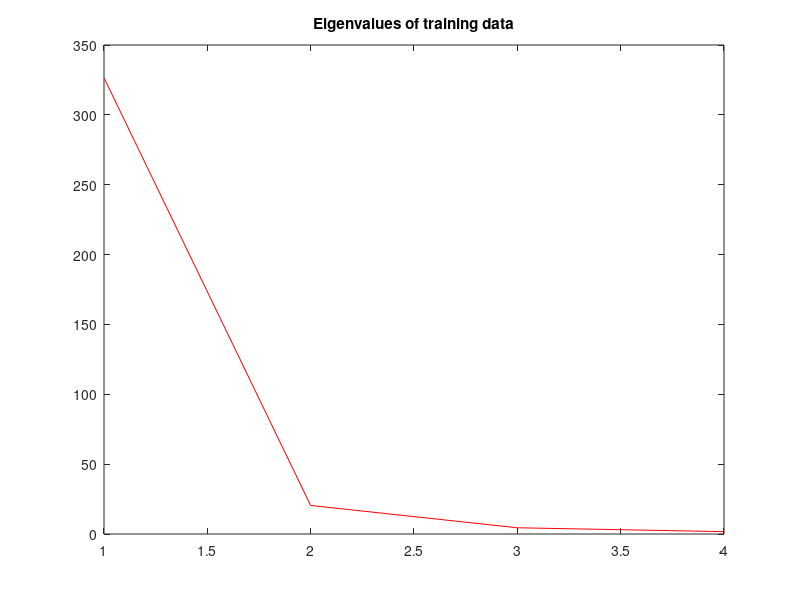

Write MATLAB code to recreate this figure.
training_data = 80;                  
test_data = 150-training_data;

load iris.mat;

ind=randperm(150);
train_iris = data(:,ind(1:training_data));
gnd_train_iris=classes(ind(1:training_data));

test_iris = data(:,ind(training_data+1:end));
gnd_test_iris=classes(ind(training_data+1:end));

Avg =  mean(train_iris,2);

W=train_iris-repmat(Avg,[1 training_data]); 

M=W*W';

[V,D]=eigs(M,size(M,2));

plot(diag(D),'r')
title('Eigenvalues of training data')

U=V./repmat(sqrt(sum(V.^2,1)),[size(V,1) 1]);

coefs=U(:,1)'*W;

  
confmat=zeros(3 );
        
for i=1:test_data
    T=test_iris(:,i);
    coef=U'*(T-Avg);
    dists=sum((coefs-repmat(coef(1:1),[1 80])).^2,1);
    [~,minind]=min(dists);
    trueclass=gnd_test_iris(i);
    estclass=gnd_train_iris(minind);
    confmat(trueclass,estclass)=confmat(trueclass,estclass)+1;
end
    
confmat

